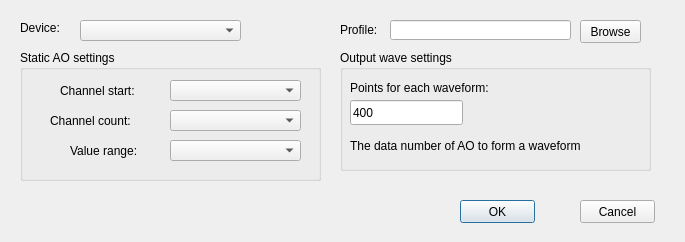
<?xml version="1.0" encoding="UTF-8"?>
<ui version="4.0">
 <class>ConfigureDialog</class>
 <widget class="QDialog" name="ConfigureDialog">
  <property name="geometry">
   <rect>
    <x>0</x>
    <y>0</y>
    <width>685</width>
    <height>242</height>
   </rect>
  </property>
  <property name="minimumSize">
   <size>
    <width>455</width>
    <height>213</height>
   </size>
  </property>
  <property name="windowTitle">
   <string>Static AO - Configuration</string>
  </property>
  <widget class="QComboBox" name="cmbDevice">
   <property name="geometry">
    <rect>
     <x>80</x>
     <y>20</y>
     <width>161</width>
     <height>21</height>
    </rect>
   </property>
   <property name="sizePolicy">
    <sizepolicy hsizetype="Maximum" vsizetype="Fixed">
     <horstretch>0</horstretch>
     <verstretch>0</verstretch>
    </sizepolicy>
   </property>
   <property name="layoutDirection">
    <enum>Qt::LeftToRight</enum>
   </property>
  </widget>
  <widget class="QLabel" name="lblDevice">
   <property name="geometry">
    <rect>
     <x>20</x>
     <y>20</y>
     <width>51</width>
     <height>16</height>
    </rect>
   </property>
   <property name="sizePolicy">
    <sizepolicy hsizetype="Fixed" vsizetype="Fixed">
     <horstretch>0</horstretch>
     <verstretch>0</verstretch>
    </sizepolicy>
   </property>
   <property name="text">
    <string>Device:</string>
   </property>
   <property name="buddy">
    <cstring>cmbDevice</cstring>
   </property>
  </widget>
  <widget class="QPushButton" name="btnOK">
   <property name="geometry">
    <rect>
     <x>460</x>
     <y>200</y>
     <width>75</width>
     <height>23</height>
    </rect>
   </property>
   <property name="text">
    <string>OK</string>
   </property>
  </widget>
  <widget class="QPushButton" name="btnCancel">
   <property name="geometry">
    <rect>
     <x>580</x>
     <y>200</y>
     <width>75</width>
     <height>23</height>
    </rect>
   </property>
   <property name="text">
    <string>Cancel</string>
   </property>
   <property name="autoDefault">
    <bool>false</bool>
   </property>
  </widget>
  <widget class="QGroupBox" name="groupBox">
   <property name="geometry">
    <rect>
     <x>20</x>
     <y>50</y>
     <width>301</width>
     <height>131</height>
    </rect>
   </property>
   <property name="title">
    <string>Static AO settings</string>
   </property>
   <widget class="QComboBox" name="cmbChannelStart">
    <property name="geometry">
     <rect>
      <x>150</x>
      <y>30</y>
      <width>131</width>
      <height>21</height>
     </rect>
    </property>
    <property name="sizePolicy">
     <sizepolicy hsizetype="Maximum" vsizetype="Fixed">
      <horstretch>0</horstretch>
      <verstretch>0</verstretch>
     </sizepolicy>
    </property>
   </widget>
   <widget class="QLabel" name="lblValueRange">
    <property name="geometry">
     <rect>
      <x>50</x>
      <y>90</y>
      <width>91</width>
      <height>22</height>
     </rect>
    </property>
    <property name="sizePolicy">
     <sizepolicy hsizetype="Fixed" vsizetype="Fixed">
      <horstretch>0</horstretch>
      <verstretch>0</verstretch>
     </sizepolicy>
    </property>
    <property name="minimumSize">
     <size>
      <width>91</width>
      <height>22</height>
     </size>
    </property>
    <property name="maximumSize">
     <size>
      <width>16777215</width>
      <height>16777215</height>
     </size>
    </property>
    <property name="text">
     <string>Value range:</string>
    </property>
    <property name="buddy">
     <cstring>cmbValueRange</cstring>
    </property>
   </widget>
   <widget class="QLabel" name="lblChannelCount">
    <property name="geometry">
     <rect>
      <x>30</x>
      <y>60</y>
      <width>101</width>
      <height>22</height>
     </rect>
    </property>
    <property name="sizePolicy">
     <sizepolicy hsizetype="Preferred" vsizetype="Preferred">
      <horstretch>0</horstretch>
      <verstretch>0</verstretch>
     </sizepolicy>
    </property>
    <property name="minimumSize">
     <size>
      <width>91</width>
      <height>22</height>
     </size>
    </property>
    <property name="maximumSize">
     <size>
      <width>16777215</width>
      <height>16777215</height>
     </size>
    </property>
    <property name="text">
     <string>Channel count:</string>
    </property>
    <property name="buddy">
     <cstring>cmbChannelCount</cstring>
    </property>
   </widget>
   <widget class="QLabel" name="lblChannelStart">
    <property name="geometry">
     <rect>
      <x>40</x>
      <y>30</y>
      <width>101</width>
      <height>22</height>
     </rect>
    </property>
    <property name="minimumSize">
     <size>
      <width>91</width>
      <height>22</height>
     </size>
    </property>
    <property name="maximumSize">
     <size>
      <width>16777215</width>
      <height>16777215</height>
     </size>
    </property>
    <property name="text">
     <string>Channel start:</string>
    </property>
    <property name="buddy">
     <cstring>cmbChannelStart</cstring>
    </property>
   </widget>
   <widget class="QComboBox" name="cmbValueRange">
    <property name="geometry">
     <rect>
      <x>150</x>
      <y>90</y>
      <width>131</width>
      <height>21</height>
     </rect>
    </property>
    <property name="sizePolicy">
     <sizepolicy hsizetype="Maximum" vsizetype="Fixed">
      <horstretch>0</horstretch>
      <verstretch>0</verstretch>
     </sizepolicy>
    </property>
   </widget>
   <widget class="QComboBox" name="cmbChannelCount">
    <property name="geometry">
     <rect>
      <x>150</x>
      <y>60</y>
      <width>131</width>
      <height>21</height>
     </rect>
    </property>
    <property name="sizePolicy">
     <sizepolicy hsizetype="Maximum" vsizetype="Fixed">
      <horstretch>0</horstretch>
      <verstretch>0</verstretch>
     </sizepolicy>
    </property>
   </widget>
  </widget>
  <widget class="QGroupBox" name="groupBox_2">
   <property name="geometry">
    <rect>
     <x>340</x>
     <y>50</y>
     <width>311</width>
     <height>121</height>
    </rect>
   </property>
   <property name="title">
    <string>Output wave settings</string>
   </property>
   <widget class="QLabel" name="label">
    <property name="geometry">
     <rect>
      <x>10</x>
      <y>30</y>
      <width>181</width>
      <height>16</height>
     </rect>
    </property>
    <property name="minimumSize">
     <size>
      <width>131</width>
      <height>16</height>
     </size>
    </property>
    <property name="text">
     <string>Points for each waveform:</string>
    </property>
   </widget>
   <widget class="QLineEdit" name="txtPointCount">
    <property name="geometry">
     <rect>
      <x>10</x>
      <y>50</y>
      <width>113</width>
      <height>25</height>
     </rect>
    </property>
    <property name="minimumSize">
     <size>
      <width>113</width>
      <height>25</height>
     </size>
    </property>
    <property name="text">
     <string>400</string>
    </property>
   </widget>
   <widget class="QLabel" name="label_2">
    <property name="geometry">
     <rect>
      <x>10</x>
      <y>80</y>
      <width>291</width>
      <height>31</height>
     </rect>
    </property>
    <property name="text">
     <string>The data number of AO to form a waveform</string>
    </property>
    <property name="wordWrap">
     <bool>false</bool>
    </property>
   </widget>
  </widget>
  <widget class="QLabel" name="lblProfilepath">
   <property name="geometry">
    <rect>
     <x>340</x>
     <y>20</y>
     <width>51</width>
     <height>20</height>
    </rect>
   </property>
   <property name="sizePolicy">
    <sizepolicy hsizetype="Fixed" vsizetype="Fixed">
     <horstretch>0</horstretch>
     <verstretch>0</verstretch>
    </sizepolicy>
   </property>
   <property name="text">
    <string>Profile:</string>
   </property>
   <property name="buddy">
    <cstring>cmbDevice</cstring>
   </property>
  </widget>
  <widget class="QLineEdit" name="txtProfilePath">
   <property name="geometry">
    <rect>
     <x>390</x>
     <y>20</y>
     <width>181</width>
     <height>20</height>
    </rect>
   </property>
  </widget>
  <widget class="QPushButton" name="btnBrowse">
   <property name="geometry">
    <rect>
     <x>580</x>
     <y>20</y>
     <width>61</width>
     <height>23</height>
    </rect>
   </property>
   <property name="text">
    <string>Browse</string>
   </property>
  </widget>
 </widget>
 <tabstops>
  <tabstop>cmbDevice</tabstop>
  <tabstop>cmbChannelStart</tabstop>
  <tabstop>cmbChannelCount</tabstop>
  <tabstop>cmbValueRange</tabstop>
  <tabstop>btnOK</tabstop>
  <tabstop>btnCancel</tabstop>
 </tabstops>
 <resources/>
 <connections/>
</ui>
